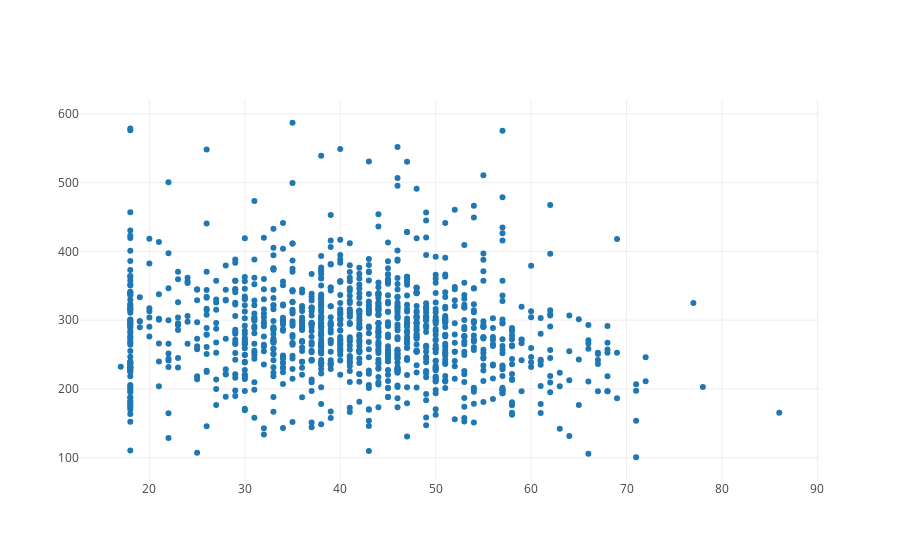

Notebook cell for this chart:
### Markdown cell above
# Critical power

### Code cell
_df = df[(df['20m_critical_power']<600) & (df['20m_critical_power']>100) & (df['age']>16) & (df['age']<100)]
trace = go.Scatter({'x': _df['age'],
                    'y': _df['20m_critical_power'],
                    'mode': 'markers'
                   })
data = [trace]
fig = go.Figure(data=data)
iplot(fig)

### Figure 1 — Plotly figure (JSON) as saved in the notebook; plotly's stock layout.template omitted (floating-point values rounded to 4 significant figures; data arrays with more than 128 entries replaced by an {"elided": "..."} marker saying what was removed)
{"data": [{"mode": "markers", "type": "scatter", "uid": "493ae312-f405-4faf-96c6-a5dbb3229db9", "x": {"elided": "1121 int values"}, "y": {"elided": "1121 float values"}}], "layout": {}}
